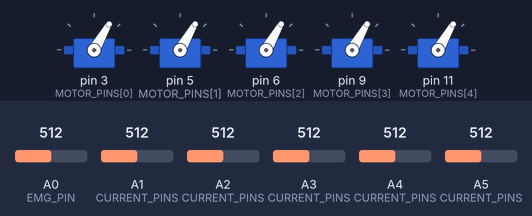
This sketch was run on a simulated Arduino Uno, built with avr-gcc and run on an emulated ATmega328P. Parts: 5 × servo. Inputs (shaded band) come from the test bench; at power-on: A0 (EMG_PIN) = 512, A1 (CURRENT_PINS) = 512, A2 (CURRENT_PINS) = 512, A3 (CURRENT_PINS) = 512, A4 (CURRENT_PINS) = 512, A5 (CURRENT_PINS) = 512.

Above: at 1.2 s.
1.3 s: A0 (EMG_PIN) set to 5
At 2.6 s:
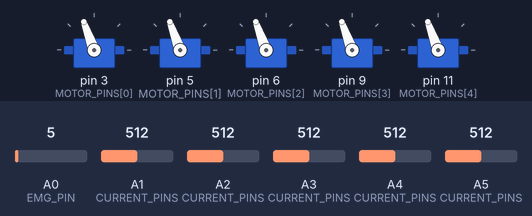
At 4.26 s:
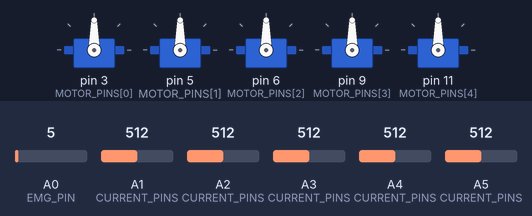
4.3 s: A0 (EMG_PIN) set to 306
At 4.9 s:
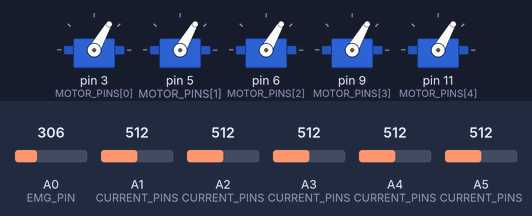
Timing chart, 0 to 7.3 s (numbered marks = the images above; inputs shaded):
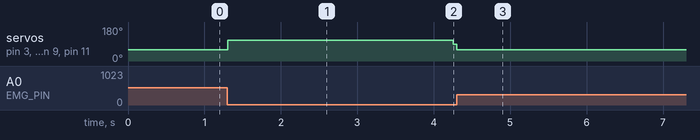

Measured:
- after the input at 1.3 s, servo on pin 3 (MOTOR_PINS[0]), servo on pin 5 (MOTOR_PINS[1]), servo on pin 6 (MOTOR_PINS[2]), servo on pin 9 (MOTOR_PINS[3]), servo on pin 11 (MOTOR_PINS[4]): 60° → 110° at once, → 90° 3.0 s later
- after the input at 4.3 s, servo on pin 3 (MOTOR_PINS[0]), servo on pin 5 (MOTOR_PINS[1]), servo on pin 6 (MOTOR_PINS[2]), servo on pin 9 (MOTOR_PINS[3]), servo on pin 11 (MOTOR_PINS[4]): 90° → 60° at once

The sketch:

Main_Arduino.ino
```cpp
#include <Servo.h>  // Include Servo library

using namespace std;

/* Struct Definitions */
struct Pair {
  bool success;
  float data;

  Pair(bool s, float d) : success(s), data(d) {}
};

/* Enum Definition */
enum MotorState {
  TURN,
  RELEASE,
  HOLD
};

struct motor {
  Servo servo;
  int overdrawn = 0;
  float totalRotation = 0.0;
  MotorState state = RELEASE;
  float sensorReading = 0.0;
};


/* Pin Connections */
const int EMG_PIN = A0;
const int CURRENT_PINS[5] = {A1, A2, A3, A4, A5};
const int MOTOR_PINS[5] = {3, 5, 6, 9, 11};

/* Motors */
motor MOTORS[5];

/* Thresholds */
const float CURRENT_THRESHOLD = -1;   // Unatainable current threshold level (allows for future implementation)
const float SIGNAL_THRESHOLD = 6.15;   // Voltage threshold level

/* Global variables */
const float RELEASE_STEP = 20.0; // constant for how much the totalRotation will decrement each clock cycle during release
const int NUM_MOTORS = 5;

/* Testing Variable */
bool DEBUG = false;

/* Sampling Frequency */
const int CLOCK_PERIOD = 500;   // 500 us (2kHz sampling frequency)


void setup() {
    Serial.begin(9600);  // Start serial communication

    // Iterate through each motor
    for (int i = 0; i < NUM_MOTORS; i++)
      MOTORS[i].servo.attach(MOTOR_PINS[i]); // Attach motors to their output pins

}

void loop() {
  float rawSignal = ReadInput(EMG_PIN);   // Read raw data from MyoWare EMG Sensor
  float filteredSignal = Filter(rawSignal);   // Filter raw signal
  if (DEBUG) {
    Serial.println(String(rawSignal) + " " + String(filteredSignal));
  }

  for (int i = 0; i < NUM_MOTORS; i++)  {
      MOTORS[i].sensorReading = ReadInput(CURRENT_PINS[i]); // Read current sensor pins
      if (DEBUG)
        Serial.println("Sensor Reading for " + String(i + 1) + " = " + String(MOTORS[i].sensorReading));

  }

  ControlMotors(filteredSignal);  // Control motors using filtered signal and current sensor readings

  if (DEBUG)
    delay(500);
  else
    delayMicroseconds(CLOCK_PERIOD); // 2kHz sampling frequency (500 us)
}

float ReadInput(int pinNumber) {
  /*
  - Function:
      - Calls the private ***_TryReadInput*** method
      - Only returns a value if ***_TryReadInput*** was successful
  - Arguments:
      - pinNumber (int): the specific input pin that is read from
  - Returns:
      - float: digital value from pin
  */

  Pair input = _TryReadInput(pinNumber);
  if (!input.success) {
      Serial.println("ERROR: Failure reading input at pin " + String(pinNumber));
      return 0.0;
  }

  return input.data;
}

Pair _TryReadInput(int pinNumber) {
  /*
  - Function:
      - Reads the analog input value at a specified pin
  - Arguments:
      - pinNumber(int): the specific pin that is read from
  - Returns:
      - bool: whether or not the read was sucessful
      - float: the value read from the pin as a float
  */

  Pair input(false, 0.0);

  float value = analogRead(pinNumber);

  input.success = true;
  input.data = value;

  return input;
}

float Filter(float data) {
	/*
	- Function:
		- Public method for filtering the digital data. Calls the private filtering method.
		- Ensures that the data is properly filtered, even if errors occur.
	- Arguments:
		- data (int): the digital data passed which needs to be filtered
	- Returns:
		- float value of filtered data
	*/

	Pair filterPair = _TryFilter(data);

	if (!filterPair.success) {
		Serial.println("ERROR: Failure filtering data");
		return 0.0;
	}

	return filterPair.data;

}

Pair _TryFilter(float data) {
	/*
	- Function:
		- Attempts to filter the given data using a specific voltage threshold.
	- Arguments:
		- data (int): The raw EMG data
	- Returns:
		- Returns a boolean indicating if filtering was successful, and the filtered value.
	*/

	Pair tryFilter(false, 0.0);

	if(data < SIGNAL_THRESHOLD) {
		tryFilter.data = 0.0;
		tryFilter.success = true;
	}
	else {
		tryFilter.data = data;
		tryFilter.success = true;
	}

	return tryFilter;

}

void ControlMotors(float filteredSignal) {
  /*
  - Function:
      - Full control algorithm for motors
  - Arguments:
      - filteredSignal (float): Filtered EMG data
  */

  // Check that the EMG signal is powering the motors
  if (filteredSignal > SIGNAL_THRESHOLD) {

    // Iterate through each current sensor pin
    for (int i = 0; i < NUM_MOTORS; i++) {
      if (MOTORS[i].sensorReading < CURRENT_THRESHOLD) { // Check if that motor's current reading is less than the current threshold
        MOTORS[i].state = HOLD; // Set motorState to HOLD
      }
      else {
        MOTORS[i].state = TURN; // Set motorState to TURN
      }
      _UpdateState(MOTORS[i], filteredSignal);  // Update the state
    }
  }
  else {
    for (int i = 0; i < NUM_MOTORS; i++) {
      MOTORS[i].state = RELEASE;  // Set the motor state to RELEASE
      _UpdateState(MOTORS[i], 0.0); // Update the motor states to RELEASE
    }
  }
}

void _UpdateState(motor& currMotor, float filteredSignal) {
  /*
    - Function:
      - Updates the state of a motor and sets its values accordingle
    - Arguments:
      - currMotor (motor): motor struct of the current motor being iterated
      - filteredSignal (float): EMG reading from MyoWare
  */

  if (currMotor.overdrawn > 0 && currMotor.overdrawn < 15) { // No matter the new state, keep HOLD state for 15 clock cycles
    currMotor.state = HOLD;
  }

  switch(currMotor.state) {
    case (TURN):
      _UpdateTurnState(currMotor, filteredSignal);
      break;
    case (HOLD):
      _UpdateHoldState(currMotor, filteredSignal);
      break;
    case (RELEASE):
      _UpdateReleaseState(currMotor, filteredSignal);
      break;
  }
}

void _UpdateTurnState(motor& currMotor, float filteredSignal) {
  /*
    - Function:
      - Updates the currMotor to the TURN state
    - Arguments:
      - currMotor (motor): the current motor we are iterating through
      - filteredSignal (float): the EMG signal from the MyoWare sensor
  */

  // Set to turn state
  currMotor.overdrawn = 0;  // Reset overdrawn counter

  float rotation = 89 - constrain(map(filteredSignal, SIGNAL_THRESHOLD, 40, 60, 89), 60, 89) + 60;    // Map signal to a positive rotation

  currMotor.servo.write(rotation);  // Send rotation signal to the servo

  currMotor.totalRotation += rotation;  // Log that rotation (used for returning to original positon)
}

void _UpdateReleaseState(motor& currMotor, float filteredSignal) {
  /*
    - Function:
      - Updates the currMotor to the RELEASE state
    - Arguments:
      - currMotor (motor): the current motor we are iterating through
      - filteredSignal (float): the EMG signal from the MyoWare sensor
  */

  currMotor.overdrawn = 0;  // Reset overdrawn counter

  // Check if the motor has moved at all yet
  if (currMotor.totalRotation > 0) {  // If it has moved at all

    currMotor.servo.write(110);  // slowly reverse motor

    currMotor.totalRotation -= RELEASE_STEP;  // Decrement the totalRotation

    if (currMotor.totalRotation <= 0) { // once the motor has gotten to its return state
      currMotor.totalRotation = 0;  // Reset totalRotation count
      currMotor.servo.write(90);  // stop movement
    }
  }
  else {
    currMotor.servo.write(90);  // already at original position, stop
  }
}

void _UpdateHoldState(motor& currMotor, float filteredSignal) {
  /*
    - Function:
      - Updates the currMotor to the HOLD state
    - Arguments:
      - currMotor (motor): the current motor we are iterating through
      - filteredSignal (float): the EMG signal from the MyoWare sensor
  */

  currMotor.overdrawn++;  // Increment overdrawn current
  currMotor.servo.write(90);  // Write no movement to the motor
}
```
